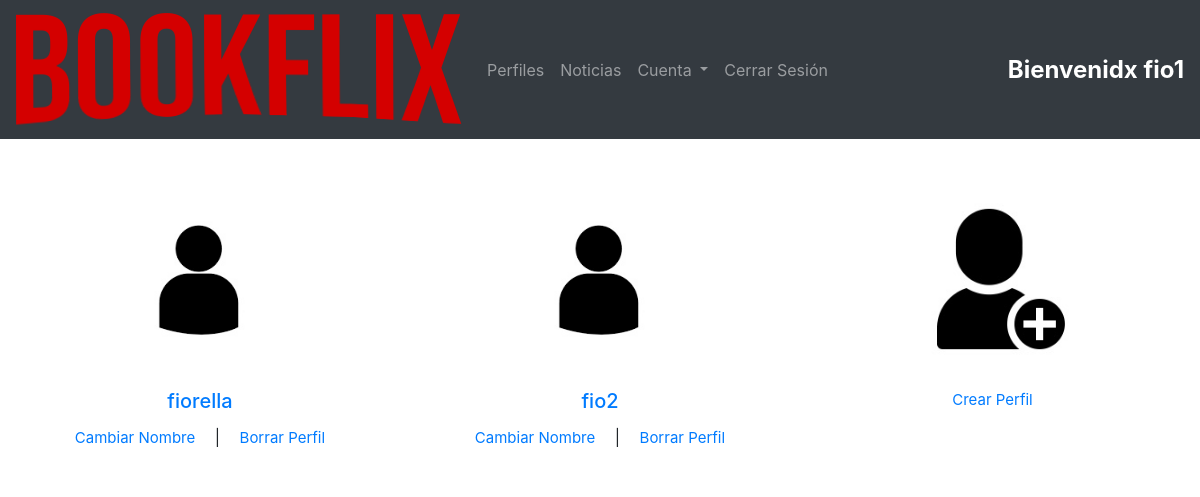
Screenshot of /select_perfil/ (signed in) with the database file from the repository.
### appBookflix/models.py (models this page shows, shortened)
class Account(AbstractBaseUser):
    free='free'
    normal='normal'
    premium='premium'
    admin = 'admin'
    AC_CHOICES= (
        (free, 'free'),
        (normal, 'normal'),
        (premium, 'premium'),
        (admin, 'admin')
    )
    email = models.EmailField(verbose_name='mail',max_length=60, unique=True)
    username = models.CharField("nombre de usuario", max_length=50, unique=True)
    date_joined = models.DateTimeField(verbose_name='date joined', auto_now_add=True)
    last_login = models.DateField(verbose_name='last login', auto_now=True)
    is_admin = models.BooleanField(default=False)
    is_active = models.BooleanField(default=True)
    is_staff = models.BooleanField(default=False)
    is_superuser = models.BooleanField(default=False)
    confirmo= models.BooleanField(default=False)
    plan = models.CharField( max_length=8, choices=AC_CHOICES, default=free)
    date_start_plan = models.DateField(blank=True, null=True, auto_now=False, auto_now_add=False)
    time_pay = models.IntegerField(default=0)
    objects = MyAccountManager()
    USERNAME_FIELD = 'email' #LE ESTOY INDICANDO QUE PARA LOGUEARSE TIENE QUE USAR EL EMAIL
    REQUIRED_FIELDS = ['username'] #ACÁ VAN LOS CAMPOS QUE QUIERO QUE SEAN REQUERIDO, CON COMAS LE AGREGO LOS QUE QUIERA
    def nombre(self):
        return self.username
    class Meta:
        verbose_name = "Cuenta"
        verbose_name_plural = "Cuentas"

class Profile(models.Model):
    name= models.CharField("nombre", max_length=50)
    account= models.ForeignKey(Account, on_delete=models.CASCADE, verbose_name="cuenta")
    is_active_now= models.BooleanField("esta activo ahora",default=False)
    hour_activation= models.DateTimeField("hora de activacion", auto_now=False, auto_now_add=False, blank=True, null=True)
    pleasures_gender = models.ManyToManyField(Genero, blank=True, null=True, verbose_name="genero")
    pleasures_author = models.ManyToManyField(Autor, blank=True, null=True, verbose_name="autor")
    pleasures_editorial = models.ManyToManyField(Editorial,blank=True, null=True, verbose_name="editorial")
    date_of_creation = models.DateTimeField("fecha de creacion",default=timezone.now)
    class Meta:
        verbose_name = "Perfil"
        verbose_name_plural = "Perfiles"
        unique_together= ('name', 'account')

### appBookflix/views.py (the view)
# urls.py: path('select_perfil/', select_perfil, name='seleccionarPerfil'),
def select_perfil(request):
    perfiles = Profile.objects.filter(account = request.user)
    return render(request, "appBookflix/select_perfil.html", {'perfiles': perfiles,}) #"tarjetaActual": tarjetaActual, "perfilActual":perfilActual})

### appBookflix/templates/appBookflix/select_perfil.html
{% load static %}
<html>
<body>{% include "appBookflix/navbar.html" %}
 {% if not request.user.is_admin  and  request.user.is_active %}
   {% if request.user.plan == "free" or request.user.plan == "normal" %}
     {% if perfiles|length > 0 %}
       <div class="card-group" style="padding-top: 50px;">
       {% for perfil in perfiles %}
         <div class="card text-center" style="border:0px">
         <a href="/perfil_seleccionado/{{perfil.id}}">
         <img class="card-img-top" src="{% static '/images/per1.jpg' %}" alt="logo" style="width: 180px;display:flex;margin:0 auto;"></a>
       <div class="card-body">
       <h5 class="card-title"> <a style="margin: 10;" href="/perfil_seleccionado/{{perfil.id}}">{{perfil.name}}</a></h5>
       <p class="card-text"><a style="font-size: 15px; margin-right: 15px;"
           href="/cambiar_nombre/{{perfil.name}}">Cambiar Nombre</a> | <a style="font-size: 15px; margin-left: 15px;"
           href="/borrar_perfil/{{perfil.name}}">Borrar Perfil</a></p>
       </div>
       </div>
       {% endfor %}
     {% endif %}
     {% if perfiles|length < 2 %}
       <div class="card text-center" style="border:0px">
         <a href="/crear_perfil/"><img class="card-img-top" src="{% static '/images/add.jpg' %}" alt="logo" style="width: 180px;display:flex; margin:0 auto;"></a>
         <div class="card-body">
           <p class="card-text"><a style="font-size: 15px; margin-right: 15px;" href="/crear_perfil/">Crear Perfil</a></p>
         </div>
       </div>
     {% endif %}
   {% else %}
     {% if request.user.plan == "premium" %}
       {% if perfiles|length > 0 %}
         <div class="card-group" style="padding-top: 50px;">
         {% for perfil in perfiles %}
           <div class="card text-center" style="border:0px">
             <a href="/perfil_seleccionado/{{perfil.id}}">
             <img class="card-img-top" src="{% static '/images/per1.jpg' %}" alt="logo" style="width: 180px;display:flex;margin:0 auto;"></a>
             <div class="card-body">
                 <h5 class="card-title"> <a style="margin: 10;" href="/perfil_seleccionado/{{perfil.id}}">{{perfil.name}}</a></h5>
                 <p class="card-text"><a style="font-size: 15px; margin-right: 15px;"href="/cambiar_nombre/{{perfil.name}}">Cambiar Nombre</a> | <a style="font-size: 15px; margin-left: 15px;"href="/borrar_perfil/{{perfil.name}}">Borrar Perfil</a></p>
             </div>
         </div>
         {% endfor %}
       {% if perfiles|length < 4 %}
           <div class="card text-center" style="border:0px">
               <a href="/crear_perfil/"><img class="card-img-top" src="{% static '/images/add.jpg' %}" alt="logo" style="width: 180px;display:flex; margin:0 auto;"></a>
               <div class="card-body">
                 <p class="card-text"><a style="font-size: 15px; margin-right: 15px;" href="/crear_perfil/">Crear Perfil</a></p>
               </div>
           </div>
       {% endif %}
     </div>
     {% endif %}
     {% endif %}
     {% endif %}
     {% else %}
     <div class="row" style="margin: 50px">
       <div class="col">
       <a href="/home" class="btn btn-secondary btn-lg"> ir a Home de Perfil</a>
       </div>
   </div>
     {% endif %}
</body>
</html>

### appBookflix/templates/appBookflix/navbar.html (shortened to what this page needs)
{% load static %}
{% load bootstrap4 %}
{% bootstrap_css %}
<nav class="navbar navbar-expand-lg navbar-dark bg-dark">
  <a class="navbar-brand" href="/">
    <img src="{% static '/images/bookflix.png' %}" alt="logo" width="" height="">
  </a>
 {% if not request.user.is_admin and request.user.is_active %}
 <div class="collapse navbar-collapse" id="navbarNav">
   <ul class="navbar-nav">
    <li class="nav-item">
      <a class="nav-link" href="/select_perfil">Perfiles</a>
    </li>
    <li class="nav-item">
      <a class="nav-link" href="/noticias">Noticias</a>
    </li>
    <li class="nav-item dropdown">
      <a class="nav-link dropdown-toggle" href="#" id="navbarDropdown" role="button" data-toggle="dropdown" aria-haspopup="true" aria-expanded="false">
        Cuenta
      </a>
    </li>
    <li><a class="nav-link" href="/logout">Cerrar Sesión</a></li>
  </ul>
  <span class="ml-auto" style="font-weight: bold;color: white !important;font-size: 1.5rem; " >
    Bienvenidx {{request.user.username}}
  </span>
{% endif %}
</nav>

### rows the page displays
Account: user.username "fio1"
Profile: name "fiorella"
Profile: name "fio2"
